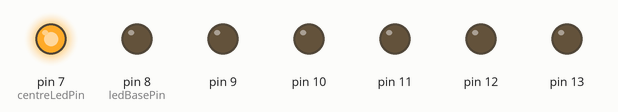
Simulated run of this sketch. Board: Arduino Uno, built with avr-gcc and run on an emulated ATmega328P. Parts: output pins drawn as LEDs (lit = HIGH).

Above: at 0.2 s.
At 1.2 s:
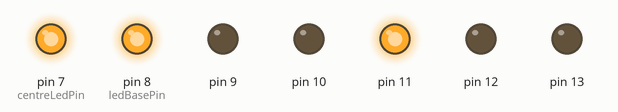
At 1.7 s:
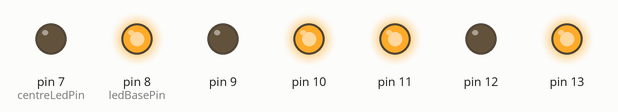
At 2.2 s:
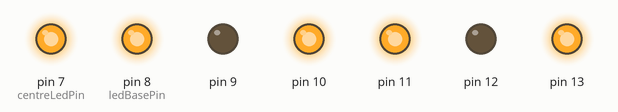
At 3.7 s:
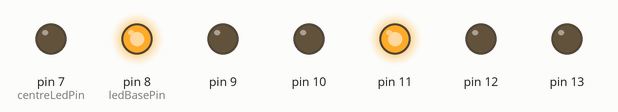
At 5.7 s:
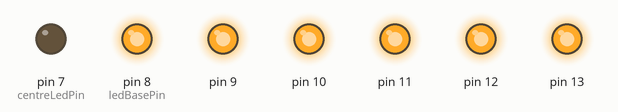
Timing chart, 0 to 6.9 s (numbered marks = the images above):
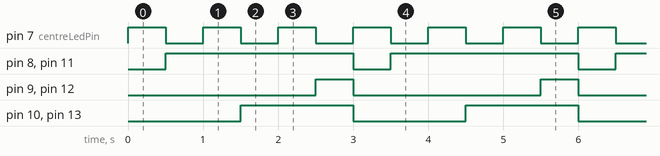

The sketch:

v1_counter.ino
```cpp
// set constants
const char ledBasePin=8;
const char centreLedPin=7;
const int loopDelay=500;

// global variables
char number = 1;

void setup()
{
  char i;
  pinMode(centreLedPin, OUTPUT);
  for (i=0; i<6; i=i+1) {
    pinMode(ledBasePin+i, OUTPUT);
  }
}

void loop()
{
  switch (number) {
    case 1:
      digitalWrite(centreLedPin, HIGH);
      digitalWrite(ledBasePin+0, LOW);
      digitalWrite(ledBasePin+1, LOW);
      digitalWrite(ledBasePin+2, LOW);
      digitalWrite(ledBasePin+3, LOW);
      digitalWrite(ledBasePin+4, LOW);
      digitalWrite(ledBasePin+5, LOW);
      break;
    case 2:
      digitalWrite(centreLedPin, LOW);
      digitalWrite(ledBasePin+0, HIGH);
      digitalWrite(ledBasePin+1, LOW);
      digitalWrite(ledBasePin+2, LOW);
      digitalWrite(ledBasePin+3, HIGH);
      digitalWrite(ledBasePin+4, LOW);
      digitalWrite(ledBasePin+5, LOW);
      break;
    case 3:
      digitalWrite(centreLedPin, HIGH);
      digitalWrite(ledBasePin+0, HIGH);
      digitalWrite(ledBasePin+1, LOW);
      digitalWrite(ledBasePin+2, LOW);
      digitalWrite(ledBasePin+3, HIGH);
      digitalWrite(ledBasePin+4, LOW);
      digitalWrite(ledBasePin+5, LOW);
      break;
    case 4:
      digitalWrite(centreLedPin, LOW);
      digitalWrite(ledBasePin+0, HIGH);
      digitalWrite(ledBasePin+1, LOW);
      digitalWrite(ledBasePin+2, HIGH);
      digitalWrite(ledBasePin+3, HIGH);
      digitalWrite(ledBasePin+4, LOW);
      digitalWrite(ledBasePin+5, HIGH);
      break;
    case 5:
      digitalWrite(centreLedPin, HIGH);
      digitalWrite(ledBasePin+0, HIGH);
      digitalWrite(ledBasePin+1, LOW);
      digitalWrite(ledBasePin+2, HIGH);
      digitalWrite(ledBasePin+3, HIGH);
      digitalWrite(ledBasePin+4, LOW);
      digitalWrite(ledBasePin+5, HIGH);
      break;
    case 6:
      digitalWrite(centreLedPin, LOW);
      digitalWrite(ledBasePin+0, HIGH);
      digitalWrite(ledBasePin+1, HIGH);
      digitalWrite(ledBasePin+2, HIGH);
      digitalWrite(ledBasePin+3, HIGH);
      digitalWrite(ledBasePin+4, HIGH);
      digitalWrite(ledBasePin+5, HIGH);
      break;
  }
  number=number+1;
  delay(loopDelay);
  if (number>6) number=1;
}
```

Measured:
- by itself, pin 7 (centreLedPin): alternates HIGH for 0.50 s and LOW for 0.50 s
- by itself, pin 8 (ledBasePin), pin 11: alternates HIGH for 2.5 s and LOW for 0.50 s
- by itself, pin 9, pin 12: alternates HIGH for 0.50 s and LOW for 2.5 s
- by itself, pin 10, pin 13: alternates HIGH for 1.5 s and LOW for 1.5 s
